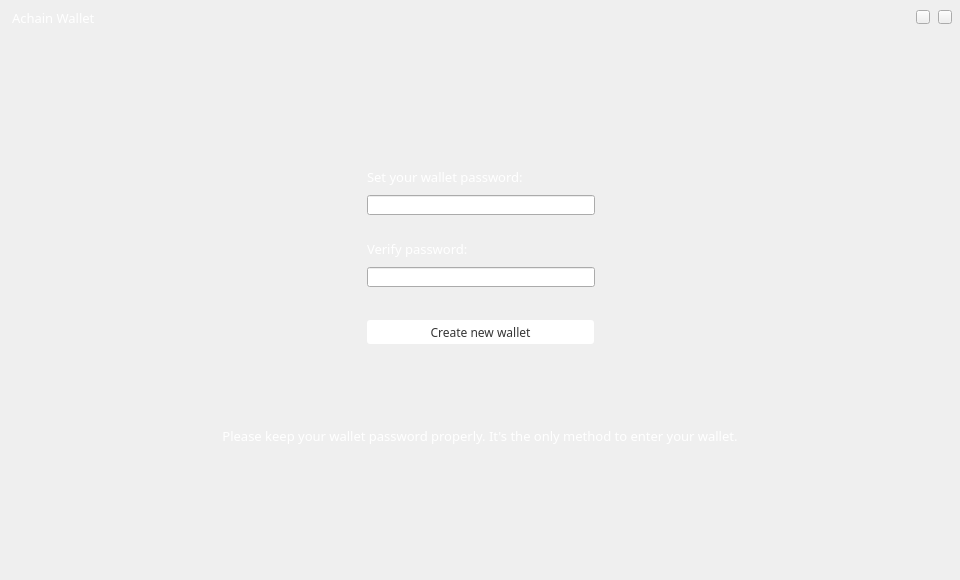
<?xml version="1.0" encoding="UTF-8"?>
<ui version="4.0">
 <class>FirstLogin</class>
 <widget class="QWidget" name="FirstLogin">
  <property name="geometry">
   <rect>
    <x>0</x>
    <y>0</y>
    <width>960</width>
    <height>580</height>
   </rect>
  </property>
  <property name="windowTitle">
   <string>FirstLogin</string>
  </property>
  <widget class="QLineEdit" name="pwdLineEdit">
   <property name="geometry">
    <rect>
     <x>367</x>
     <y>195</y>
     <width>228</width>
     <height>20</height>
    </rect>
   </property>
   <property name="font">
    <font>
     <family>微软雅黑</family>
    </font>
   </property>
   <property name="contextMenuPolicy">
    <enum>Qt::DefaultContextMenu</enum>
   </property>
   <property name="echoMode">
    <enum>QLineEdit::Password</enum>
   </property>
  </widget>
  <widget class="QLineEdit" name="pwdLineEdit2">
   <property name="geometry">
    <rect>
     <x>367</x>
     <y>267</y>
     <width>228</width>
     <height>20</height>
    </rect>
   </property>
   <property name="font">
    <font>
     <family>微软雅黑</family>
    </font>
   </property>
   <property name="cursor">
    <cursorShape>IBeamCursor</cursorShape>
   </property>
   <property name="contextMenuPolicy">
    <enum>Qt::DefaultContextMenu</enum>
   </property>
   <property name="echoMode">
    <enum>QLineEdit::Password</enum>
   </property>
  </widget>
  <widget class="QLabel" name="pwdLabel">
   <property name="geometry">
    <rect>
     <x>367</x>
     <y>162</y>
     <width>160</width>
     <height>30</height>
    </rect>
   </property>
   <property name="font">
    <font>
     <family>微软雅黑</family>
     <pointsize>10</pointsize>
    </font>
   </property>
   <property name="styleSheet">
    <string notr="true">color: rgb(255, 255, 255);</string>
   </property>
   <property name="text">
    <string>Set your wallet password:</string>
   </property>
  </widget>
  <widget class="QLabel" name="pwdLabel2">
   <property name="geometry">
    <rect>
     <x>367</x>
     <y>239</y>
     <width>120</width>
     <height>20</height>
    </rect>
   </property>
   <property name="font">
    <font>
     <family>微软雅黑</family>
     <pointsize>10</pointsize>
    </font>
   </property>
   <property name="styleSheet">
    <string notr="true">color: rgb(255, 255, 255);</string>
   </property>
   <property name="text">
    <string>Verify password:</string>
   </property>
  </widget>
  <widget class="QPushButton" name="createBtn">
   <property name="geometry">
    <rect>
     <x>367</x>
     <y>320</y>
     <width>227</width>
     <height>24</height>
    </rect>
   </property>
   <property name="font">
    <font>
     <family>微软雅黑</family>
    </font>
   </property>
   <property name="cursor">
    <cursorShape>PointingHandCursor</cursorShape>
   </property>
   <property name="focusPolicy">
    <enum>Qt::NoFocus</enum>
   </property>
   <property name="styleSheet">
    <string notr="true">QPushButton{border:none;
border-radius:3px;
background-color: rgb(255, 255, 255);
color: rgb(53, 53, 53);
}
QPushButton::hover{color: rgb(153, 153, 153);}

</string>
   </property>
   <property name="text">
    <string>Create new wallet</string>
   </property>
  </widget>
  <widget class="QLabel" name="tipLabel">
   <property name="geometry">
    <rect>
     <x>367</x>
     <y>377</y>
     <width>240</width>
     <height>16</height>
    </rect>
   </property>
   <property name="font">
    <font>
     <family>微软雅黑</family>
    </font>
   </property>
   <property name="styleSheet">
    <string notr="true">color: rgb(255, 255, 255);</string>
   </property>
   <property name="text">
    <string/>
   </property>
   <property name="alignment">
    <set>Qt::AlignCenter</set>
   </property>
  </widget>
  <widget class="QToolButton" name="closeBtn">
   <property name="geometry">
    <rect>
     <x>938</x>
     <y>10</y>
     <width>14</width>
     <height>14</height>
    </rect>
   </property>
   <property name="cursor">
    <cursorShape>PointingHandCursor</cursorShape>
   </property>
   <property name="focusPolicy">
    <enum>Qt::NoFocus</enum>
   </property>
   <property name="text">
    <string/>
   </property>
  </widget>
  <widget class="QToolButton" name="minBtn">
   <property name="geometry">
    <rect>
     <x>916</x>
     <y>10</y>
     <width>14</width>
     <height>14</height>
    </rect>
   </property>
   <property name="cursor">
    <cursorShape>PointingHandCursor</cursorShape>
   </property>
   <property name="focusPolicy">
    <enum>Qt::NoFocus</enum>
   </property>
   <property name="text">
    <string/>
   </property>
  </widget>
  <widget class="QLabel" name="tipLabel2">
   <property name="geometry">
    <rect>
     <x>602</x>
     <y>148</y>
     <width>316</width>
     <height>79</height>
    </rect>
   </property>
   <property name="text">
    <string/>
   </property>
  </widget>
  <widget class="QLabel" name="versionLabel">
   <property name="geometry">
    <rect>
     <x>12</x>
     <y>10</y>
     <width>271</width>
     <height>16</height>
    </rect>
   </property>
   <property name="font">
    <font>
     <family>微软雅黑</family>
     <pointsize>10</pointsize>
    </font>
   </property>
   <property name="styleSheet">
    <string notr="true">color: rgb(255, 255, 255);</string>
   </property>
   <property name="text">
    <string>Achain Wallet</string>
   </property>
  </widget>
  <widget class="QLabel" name="correctLabel">
   <property name="geometry">
    <rect>
     <x>580</x>
     <y>200</y>
     <width>16</width>
     <height>12</height>
    </rect>
   </property>
   <property name="font">
    <font>
     <family>微软雅黑</family>
    </font>
   </property>
   <property name="text">
    <string/>
   </property>
  </widget>
  <widget class="QLabel" name="correctLabel2">
   <property name="geometry">
    <rect>
     <x>580</x>
     <y>272</y>
     <width>16</width>
     <height>12</height>
    </rect>
   </property>
   <property name="font">
    <font>
     <family>微软雅黑</family>
    </font>
   </property>
   <property name="text">
    <string/>
   </property>
  </widget>
  <widget class="QLabel" name="pwdLabel2_2">
   <property name="geometry">
    <rect>
     <x>205</x>
     <y>410</y>
     <width>550</width>
     <height>51</height>
    </rect>
   </property>
   <property name="font">
    <font>
     <family>微软雅黑</family>
     <pointsize>10</pointsize>
    </font>
   </property>
   <property name="styleSheet">
    <string notr="true">color: rgb(255, 255, 255);</string>
   </property>
   <property name="text">
    <string>Please keep your wallet password properly. It's the only method to enter your wallet.</string>
   </property>
   <property name="alignment">
    <set>Qt::AlignCenter</set>
   </property>
  </widget>
 </widget>
 <layoutdefault spacing="6" margin="11"/>
 <resources/>
 <connections/>
</ui>
